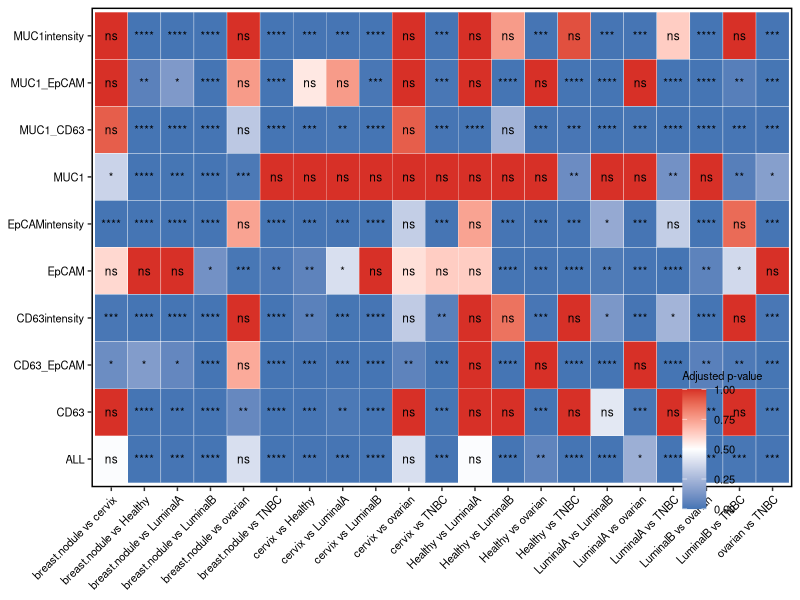

This chart was generated by the following R code:
rm(list = ls())

library(ggplot2)
library(ggsignif)
library(ggpubr)
library(reshape2)
library(dplyr)


# Read input data
data <- read.csv(
  file = "Batch1_EV.csv",
  stringsAsFactors = FALSE
)

# Convert grouping variable to factor
data$group <- as.factor(data$group)

# Create a function to automatically identify numeric dependent variables
# and perform significance analysis
analyze_significance <- function(data, group_var) {
  
  # Automatically identify numeric variables
  numeric_vars <- names(data)[sapply(data, is.numeric)]
  
  if (length(numeric_vars) < 1) {
    stop("No numeric variables were found in the dataset.")
  }
  
  # Perform significance analysis for each numeric variable
  results <- list()
  
  for (dependent_var in numeric_vars) {
    if (dependent_var != group_var) {
      
      result_i <- compare_means(
        formula = as.formula(paste(dependent_var, "~", group_var)),
        data = data
      )
      
      result_i$Feature <- dependent_var
      results[[dependent_var]] <- result_i
    }
  }
  
  return(results)
}

# Run significance analysis for all numeric variables against group
result_list <- analyze_significance(data, "group")

# Combine all results into one data frame
result_df <- bind_rows(result_list)

# Add comparison labels
result_df <- result_df %>%
  mutate(Comparison = paste(group1, "vs", group2))

# Save significance analysis results
write.csv(
  result_df,
  file = "20260420_clinical_sample_significance_results.csv",
  row.names = FALSE
)

# Print results
print(result_df)

set.seed(123)

# Convert adjusted p-values into a matrix for heatmap plotting
p_value_matrix <- acast(
  result_df,
  Feature ~ Comparison,
  value.var = "p.adj"
)

# Convert significance labels into a matrix
significance_matrix <- acast(
  result_df,
  Feature ~ Comparison,
  value.var = "p.signif"
)

# Convert matrices to long format
data_long <- melt(
  p_value_matrix,
  varnames = c("Feature", "Comparison"),
  value.name = "Value"
)

significance_long <- melt(
  significance_matrix,
  varnames = c("Feature", "Comparison"),
  value.name = "Significance"
)

# Merge p-value data and significance labels
data_long <- merge(
  data_long,
  significance_long,
  by = c("Feature", "Comparison")
)

# Draw heatmap and add significance labels
p <- ggplot(data_long, aes(x = Comparison, y = Feature, fill = Value)) +
  geom_tile(color = "white") +
  scale_fill_gradient2(
    low = "#4575B4",
    mid = "white",
    high = "#D73027",
    midpoint = 0.5,
    limits = c(0, 1),
    na.value = "grey50",
    name = "Adjusted p-value"
  ) +
  geom_text(aes(label = Significance), color = "black", size = 3) +
  theme_test() +
  theme(
    panel.border = element_rect(
      fill = NA,
      color = "black",
      linewidth = 1,
      linetype = "solid"
    ),
    plot.title = element_text(hjust = 0.5),
    text = element_text(size = 8, face = "plain", color = "black"),
    axis.text.x = element_text(
      angle = 45,
      hjust = 1,
      size = 8,
      face = "plain",
      color = "black"
    ),
    axis.text.y = element_text(
      size = 8,
      face = "plain",
      color = "black"
    ),
    axis.title = element_blank(),
    legend.title = element_text(
      size = 8,
      face = "plain",
      color = "black"
    ),
    legend.text = element_text(
      size = 8,
      face = "plain",
      color = "black"
    ),
    legend.background = element_blank(),
    legend.position = c(0.9, 0.1)
  )

print(p)

# Save heatmap
ggsave(
  filename = "clinical_sample_significance_heatmap.tiff",
  plot = p,
  width = 4,
  height = 8,
  units = "in",
  dpi = 300
)
